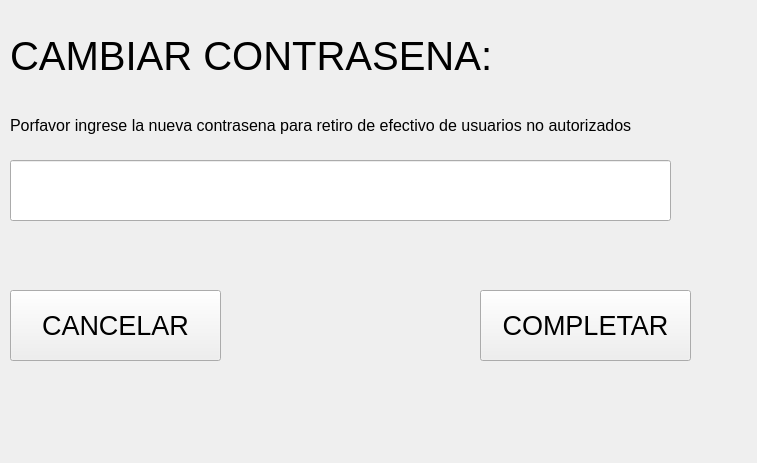
<?xml version="1.0" encoding="UTF-8"?>
<ui version="4.0">
 <class>Form</class>
 <widget class="QWidget" name="Form">
  <property name="geometry">
   <rect>
    <x>0</x>
    <y>0</y>
    <width>757</width>
    <height>463</height>
   </rect>
  </property>
  <property name="windowTitle">
   <string>Form</string>
  </property>
  <widget class="QLabel" name="label">
   <property name="geometry">
    <rect>
     <x>10</x>
     <y>10</y>
     <width>521</width>
     <height>91</height>
    </rect>
   </property>
   <property name="font">
    <font>
     <pointsize>30</pointsize>
    </font>
   </property>
   <property name="text">
    <string>CAMBIAR CONTRASENA:</string>
   </property>
  </widget>
  <widget class="QLineEdit" name="new_password_box">
   <property name="geometry">
    <rect>
     <x>10</x>
     <y>160</y>
     <width>661</width>
     <height>61</height>
    </rect>
   </property>
   <property name="font">
    <font>
     <pointsize>30</pointsize>
    </font>
   </property>
   <property name="inputMethodHints">
    <set>Qt::ImhDigitsOnly</set>
   </property>
  </widget>
  <widget class="QLabel" name="label_2">
   <property name="geometry">
    <rect>
     <x>10</x>
     <y>80</y>
     <width>711</width>
     <height>91</height>
    </rect>
   </property>
   <property name="font">
    <font>
     <pointsize>12</pointsize>
    </font>
   </property>
   <property name="text">
    <string>Porfavor ingrese la nueva contrasena para retiro de efectivo de usuarios no autorizados</string>
   </property>
  </widget>
  <widget class="QPushButton" name="cancel_button">
   <property name="geometry">
    <rect>
     <x>10</x>
     <y>290</y>
     <width>211</width>
     <height>71</height>
    </rect>
   </property>
   <property name="font">
    <font>
     <pointsize>20</pointsize>
    </font>
   </property>
   <property name="text">
    <string>CANCELAR</string>
   </property>
  </widget>
  <widget class="QPushButton" name="complete_button">
   <property name="geometry">
    <rect>
     <x>480</x>
     <y>290</y>
     <width>211</width>
     <height>71</height>
    </rect>
   </property>
   <property name="font">
    <font>
     <pointsize>20</pointsize>
    </font>
   </property>
   <property name="text">
    <string>COMPLETAR</string>
   </property>
  </widget>
 </widget>
 <resources/>
 <connections/>
</ui>
